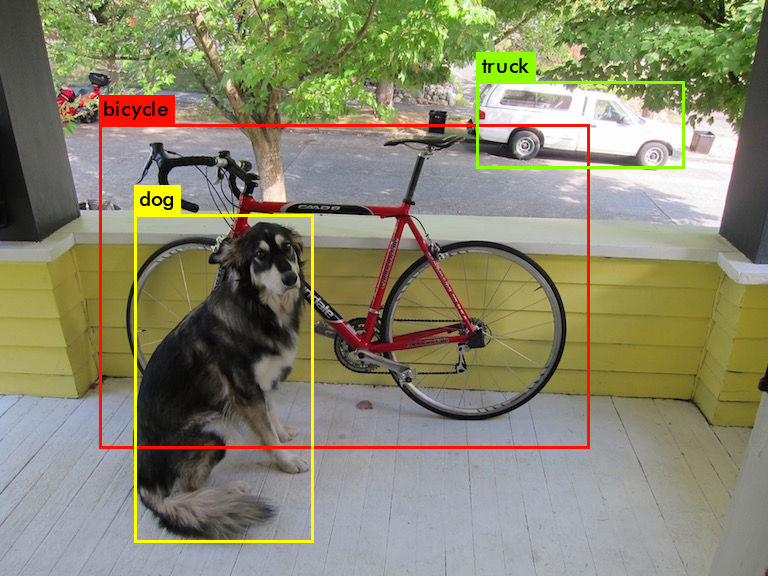
#> input picture M6/d3/annotations.jpg, 768 x 576 px
$ jupyter execute 'Bitwise Operators.ipynb'   (shell and % lines are left out)
#> lines starting #> are read from the running program, lines starting #| are printed output that depends on the picture; after the words box and inside, x2 and y2 are one past the last pixel; in counts of white or black regions, pixels touching at a corner belong together
# Bitwise operations

[cell 1]
import cv2
import numpy as np
import matplotlib.pyplot as plt

[cell 2]
def view(image, name_of_window="window"):
    cv2.namedWindow(name_of_window, cv2.WINDOW_NORMAL)
    cv2.imshow(name_of_window, image)
    cv2.waitKey(0)
    cv2.destroyAllWindows()

[cell 3]
# With numpy create a black canvas of size 800 x 800
square= np.zeros((800, 800), np.int32)
plt.imshow(square, cmap='gray')
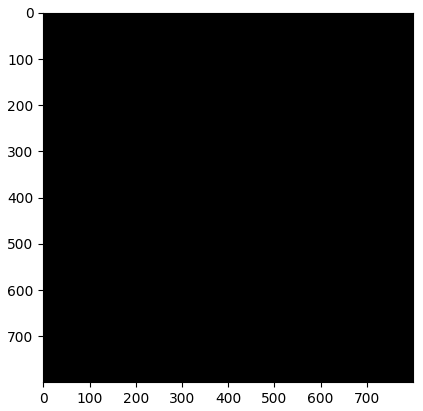
#> figure drawn by matplotlib, 1 panel

[cell 4]
# Make a copy of the canvas and draw a white square of size 250 x 250 on top of the copy of the canvas
canvas1= square.copy()
cv2.rectangle(canvas1, (50,50), (300,300), 255, -1 )
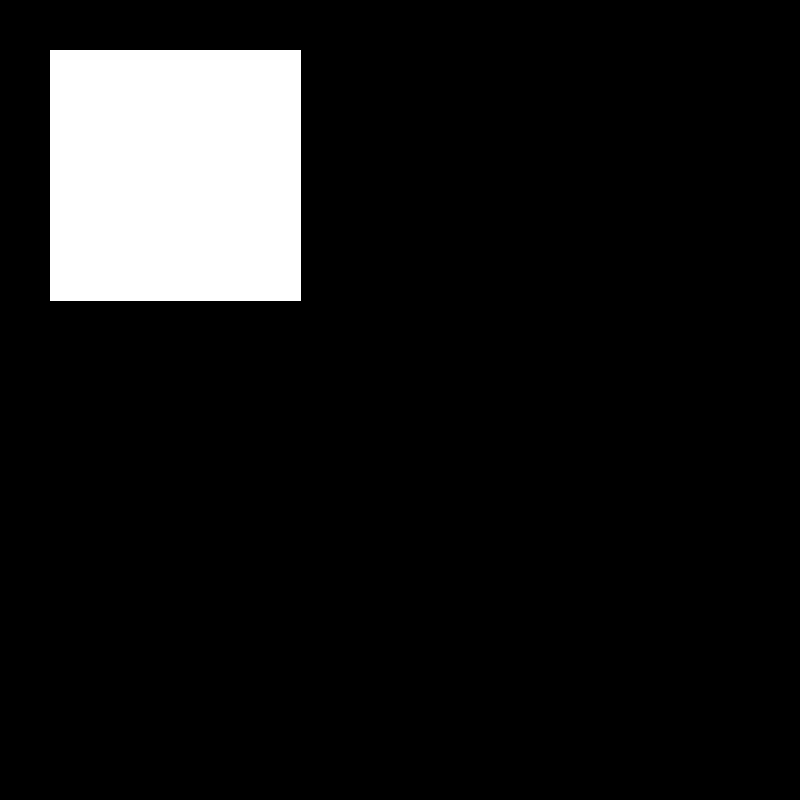
#> canvas1: shape (800, 800) int32; 9.8% white; 1 white region, box (x1, y1, x2, y2) and area: (50, 50, 301, 301) 63001
plt.imshow(canvas1, cmap='gray')

[cell 5]
# Make a copy of the origina lcanvas and draw a white circle of size 200 x 200 on top of the copy of the canvas
# Make sure the circle is in a different position of the canvas than the square
canvas2= square.copy()
cv2.circle(canvas2, (200,300), 200 , 255, -1 )
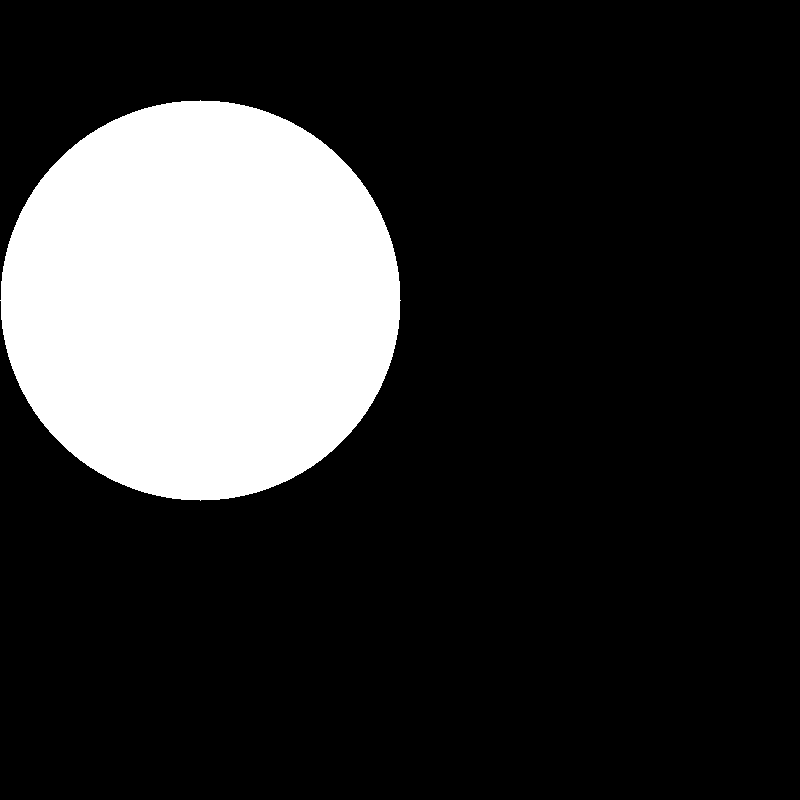
#> canvas2: shape (800, 800) int32; 19.6% white; 1 white region, box (x1, y1, x2, y2) and area: (0, 100, 401, 501) 125629
plt.imshow(canvas2, cmap='gray')

[cell 6]
# Create a new image and merge both previous images (square and circle) with a bitwise and operation
merge= cv2.bitwise_and(canvas1, canvas2)
plt.imshow(merge, cmap='gray')
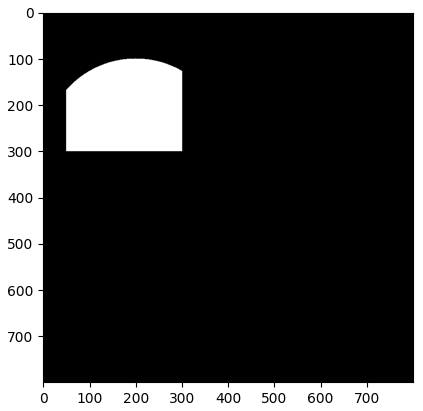
#> figure drawn by matplotlib, 1 panel

[cell 7]
# Create a new image and merge both previous images (square and circle) with a bitwise or operation
bit_or= cv2.bitwise_or(canvas1, canvas2)
plt.imshow(bit_or, cmap='gray')
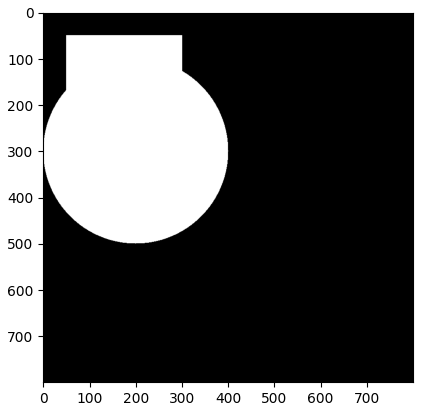
#> figure drawn by matplotlib, 1 panel

[cell 8]
# Create a new image and merge both previous images (square and circle) with a bitwise not operation
bit_not= cv2.bitwise_not(canvas1, canvas2)
plt.imshow(bit_not, cmap='gray')
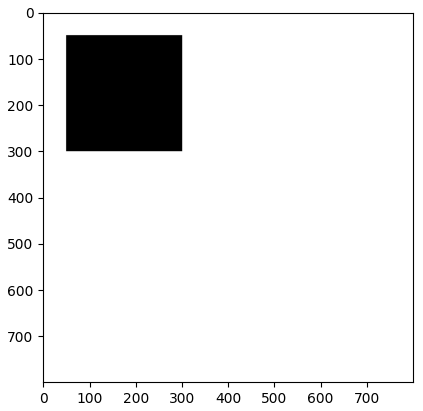
#> figure drawn by matplotlib, 1 panel

[cell 9]
# Create a new image and merge both previous images (square and circle) with a bitwise xor operation
bit_xor= cv2.bitwise_xor(canvas1, canvas2)
plt.imshow(bit_xor, cmap='gray')

[cell 10]
# Load a color image and convert it to HSV
# Identify a prominent color from the image and filter it out
# Create a mask for that color and apply a bitwise and specifying the mask to show only this part of the image
img = cv2.imread("annotations.jpg")
#> img is the input picture: shape (576, 768, 3); mean B, G, R 109.6, 134.9, 136.5
#hsv= cv2.cvtColor(image,cv2.COLOR_BGR2HSV)
print(img)
#> (printed output is left out)
